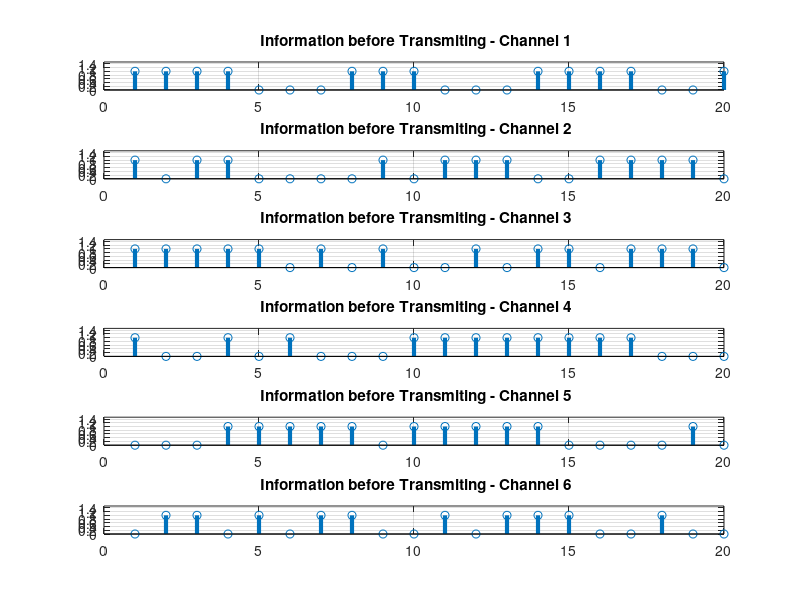

Here is the MATLAB script that generated this plot: (Note: this script raises an error after producing the figure.)
clc; clear variables; close all;

N = 5*10^5;

Pt = 0:2:40;			
pt = (10^-3)*db2pow(Pt);	

BW = 10^6;			
No = -174 + 10*log10(BW);				%
no = (10^-3)*db2pow(No);	 

d1 = 500; d2 = 200; d3 = 70; d4 = 500; d5 = 200; d6 = 70;	%Distances
a1 = 0.90; a2 = 0.08; a3 = 0.02; a4 = 0.90; a5 = 0.08; a6 = 0.02;	%Power allocation coefficients

eta = 4;	%Path loss exponent

%Generate Rayleigh fading channel for the six users
h1 = sqrt(d1^-eta)*(randn(N,1) + 1i*randn(N,1))/sqrt(2);
h2 = sqrt(d2^-eta)*(randn(N,1) + 1i*randn(N,1))/sqrt(2);
h3 = sqrt(d3^-eta)*(randn(N,1) + 1i*randn(N,1))/sqrt(2);
h4 = sqrt(d4^-eta)*(randn(N,1) + 1i*randn(N,1))/sqrt(2);
h5 = sqrt(d5^-eta)*(randn(N,1) + 1i*randn(N,1))/sqrt(2);
h6 = sqrt(d6^-eta)*(randn(N,1) + 1i*randn(N,1))/sqrt(2);

%Generate noise samples for the six users
n1 = sqrt(no)*(randn(N,1) + 1i*randn(N,1))/sqrt(2);
n2 = sqrt(no)*(randn(N,1) + 1i*randn(N,1))/sqrt(2);
n3 = sqrt(no)*(randn(N,1) + 1i*randn(N,1))/sqrt(2);
n4 = sqrt(no)*(randn(N,1) + 1i*randn(N,1))/sqrt(2);
n5 = sqrt(no)*(randn(N,1) + 1i*randn(N,1))/sqrt(2);
n6 = sqrt(no)*(randn(N,1) + 1i*randn(N,1))/sqrt(2);

%Generate random binary message data for the six users
x1 = randi([0 1],N,1);
x2 = randi([0 1],N,1);
x3 = randi([0 1],N,1);
x4 = randi([0 1],N,1);
x5 = randi([0 1],N,1);
x6 = randi([0 1],N,1);

figure(1)
subplot(6,1,1);
stem(x1, 'linewidth',3), grid on;
title('  Information before Transmiting - Channel 1 ');
axis([ 0 20 0 1.5]);
%plot(tt,y_in,'linewidth',3), grid on;

subplot(6,1,2);
stem(x2, 'linewidth',3), grid on;
title('  Information before Transmiting - Channel 2 ');
axis([ 0 20 0 1.5]);

subplot(6,1,3);
stem(x3, 'linewidth',3), grid on;
title('  Information before Transmiting - Channel 3 ');
axis([ 0 20 0 1.5]);

subplot(6,1,4);
stem(x4, 'linewidth',3), grid on;
title('  Information before Transmiting - Channel 4 ');
axis([ 0 20 0 1.5]);

subplot(6,1,5);
stem(x5, 'linewidth',3), grid on;
title('  Information before Transmiting - Channel 5 ');
axis([ 0 20 0 1.5]);

subplot(6,1,6);
stem(x6, 'linewidth',3), grid on;
title('  Information before Transmiting - Channel 6 ');
axis([ 0 20 0 1.5]);


%Create QPSKModulator and QPSKDemodulator objects
QPSKmod = comm.BPSKModulator;%('BitInput',true); 
%display(QPSKmod)
QPSKdemod = comm.BPSKDemodulator;%('BitOutput',true); 

%Perform QPSK modulation
xmod1 = step(QPSKmod, x1);
xmod2 = step(QPSKmod, x2);
xmod3 = step(QPSKmod, x3);
xmod4 = step(QPSKmod, x4);
xmod5 = step(QPSKmod, x5);
xmod6 = step(QPSKmod, x6);

x = sqrt(a1)*xmod1 + sqrt(a2)*xmod2 + sqrt(a3)*xmod3;
%disp(size(x))
x1_send = sqrt(a1)*xmod1;
x2_send = sqrt(a2)*xmod2;
x3_send = sqrt(a3)*xmod3;
x_2 = sqrt(a4)*xmod4 + sqrt(a5)*xmod5 + sqrt(a6)*xmod6;
x4_send = sqrt(a4)*xmod4;
x5_send = sqrt(a5)*xmod5;
x6_send = sqrt(a6)*xmod6;

for u = 1:length(Pt)
	
%Received signals
   y1 = sqrt(pt(u))*x.*h1 + n1;	%At user 1
   y2 = sqrt(pt(u))*x.*h2 + n2;	%At user 2
   y3 = sqrt(pt(u))*x.*h3 + n3;	%At user 3
   
   eq1 = y1./h1;
   eq2 = y2./h2;
   eq3 = y3./h3;
   
%Decode at user 1 (Direct decoding)
   dec1 = step(QPSKdemod, eq1);
   
%Decode at user 2
   dec12 = step(QPSKdemod, eq2);		
   dec12_remod = step(QPSKmod, dec12);		
   rem2 = eq2 - sqrt(a1*pt(u))*dec12_remod;	%SIC to remove U1's data
   dec2 = step(QPSKdemod, rem2);		
   
%Decode at user 3
   dec13 = step(QPSKdemod, eq3);		%Direct demodulation to get U1's data
   dec13_remod = step(QPSKmod, dec13);		%Remodulation of U1's data
   rem31 = eq3 - sqrt(a1*pt(u))*dec12_remod;	%SIC to remove U1's data
   dec23 = step(QPSKdemod, rem31);		%Direct demodulation of remaining signal to get U2's data
   dec23_remod = step(QPSKmod, dec23);		%Remodulation of U2's data
   rem3 = rem31 - sqrt(a2*pt(u))*dec23_remod;	%SIC to remove U2's data
   dec3 = step(QPSKdemod, rem3);		%Demodulate remaining signal to get U3's data
   
%BER calculation
   ber1(u) = biterr(dec1, x1)/N;
   ber2(u) = biterr(dec2, x2)/N;
   ber3(u) = biterr(dec3, x3)/N;
end

for u = 1:length(Pt)
	
%Received signals
   y4 = sqrt(pt(u))*x_2.*h4 + n4;	%At user 1
   y5 = sqrt(pt(u))*x_2.*h5 + n5;	%At user 2
   y6 = sqrt(pt(u))*x_2.*h6 + n6;	%At user 3
   
   eq4 = y4./h4;
   eq5 = y5./h5;
   eq6 = y6./h6;
   
%Decode at user 1 (Direct decoding)
   dec4 = step(QPSKdemod, eq4);
   
%Decode at user 2
   dec45 = step(QPSKdemod, eq5);		
   dec45_remod = step(QPSKmod, dec45);		
   rem5 = eq5 - sqrt(a4*pt(u))*dec45_remod;	%SIC to remove U1's data
   dec5 = step(QPSKdemod, rem5);		
   
%Decode at user 3
   dec46 = step(QPSKdemod, eq6);		%Direct demodulation to get U1's data
   dec46_remod = step(QPSKmod, dec46);		%Remodulation of U1's data
   rem64 = eq6 - sqrt(a4*pt(u))*dec45_remod;	%SIC to remove U1's data
   dec56 = step(QPSKdemod, rem64);		%Direct demodulation of remaining signal to get U2's data
   dec56_remod = step(QPSKmod, dec56);		%Remodulation of U2's data
   rem6 = rem64 - sqrt(a5*pt(u))*dec56_remod;	%SIC to remove U2's data
   dec6 = step(QPSKdemod, rem6);		%Demodulate remaining signal to get U3's data
   
%BER calculation
   ber4(u) = biterr(dec4, x4)/N;
   ber5(u) = biterr(dec5, x5)/N;
   ber6(u) = biterr(dec6, x6)/N;
end

C1 = xor(dec1,dec4);
C2 = xor(dec2,dec5);
C3 = xor(dec3,dec6);
%release(QPSKmod);
QPSKmod = comm.BPSKModulator;%('BitInput',true);
%class(QPSKmod)
QPSKdemod = comm.BPSKDemodulator;%('BitOutput',true); 

cmod1 = step(QPSKmod, C1);
cmod2 = step(QPSKmod, C2);
cmod3 = step(QPSKmod, C3);
%disp(size(C))

C = sqrt(a1)*cmod1 + sqrt(a2)*cmod2 + sqrt(a3)*cmod3;

for u = 1:length(Pt)
	
%Received signals
   y1_ = sqrt(pt(u))*C.*h1 + n1;	%At user 1
   %display(y1)
   y2_ = sqrt(pt(u))*C.*h2 + n2;	%At user 2
   y3_ = sqrt(pt(u))*C.*h3 + n3;	%At user 3
   
   eq1_ = y1./h1;
   eq2_ = y2./h2;
   eq3_ = y3./h3;
   
%Decode at user 1 (Direct decoding)
   dec1_ = step(QPSKdemod, eq1_);
   received_1 = or(dec1_,x1);
   
%Decode at user 2
   dec12_ = step(QPSKdemod, eq2_);	
   release(QPSKmod);
   dec12_remod_ = step(QPSKmod, dec12_);		
   rem2_ = eq2_ - sqrt(a1*pt(u))*dec12_remod_;	%SIC to remove U1's data
   dec2_ = step(QPSKdemod, rem2_);
   received_2 = or(dec2_,x2);
   
%Decode at user 3
   dec13_ = step(QPSKdemod, eq3_);		%Direct demodulation to get U1's data
   dec13_remod_ = step(QPSKmod, dec13_);		%Remodulation of U1's data
   rem31_ = eq3_ - sqrt(a1*pt(u))*dec12_remod_;	%SIC to remove U1's data
   dec23_ = step(QPSKdemod, rem31_);		%Direct demodulation of remaining signal to get U2's data
   dec23_remod_ = step(QPSKmod, dec23_);		%Remodulation of U2's data
   rem3_ = rem31_ - sqrt(a2*pt(u))*dec23_remod_;	%SIC to remove U2's data
   dec3_ = step(QPSKdemod, rem3_);		%Demodulate remaining signal to get U3's data
   received_3 = or(dec3_,x3);
   
%BER calculation
   ber1_(u) = biterr(dec1_, C1)/N;
   ber2_(u) = biterr(dec2_, C2)/N;
   ber3_(u) = biterr(dec3_, C3)/N;
end

for u = 1:length(Pt)
	
%Received signals
   y4_ = sqrt(pt(u))*C.*h4 + n4;	%At user 1
   y5_ = sqrt(pt(u))*C.*h5 + n5;	%At user 2
   y6_ = sqrt(pt(u))*C.*h6 + n6;	%At user 3
   
   eq4_ = y4./h4;
   eq5_ = y5./h5;
   eq6_ = y6./h6;
   
%Decode at user 1 (Direct decoding)
   dec4_ = step(QPSKdemod, eq4_);
   received_4 = or(dec4_,x4);
   
%Decode at user 2
   dec45_ = step(QPSKdemod, eq5_);	
   release(QPSKmod);
   dec45_remod_ = step(QPSKmod, dec45_);		
   rem5_ = eq5_ - sqrt(a4*pt(u))*dec45_remod_;	%SIC to remove U1's data
   dec5_ = step(QPSKdemod, rem5_);
   received_5 = or(dec5_,x5);
   
%Decode at user 3
   dec46_ = step(QPSKdemod, eq6_);		%Direct demodulation to get U1's data
   dec46_remod_ = step(QPSKmod, dec46_);		%Remodulation of U1's data
   rem64_ = eq6_ - sqrt(a4*pt(u))*dec45_remod_;	%SIC to remove U1's data
   dec56_ = step(QPSKdemod, rem64_);		%Direct demodulation of remaining signal to get U2's data
   dec56_remod_ = step(QPSKmod, dec56_);		%Remodulation of U2's data
   rem6_ = rem64_ - sqrt(a5*pt(u))*dec56_remod_;	%SIC to remove U2's data
   dec6_ = step(QPSKdemod, rem6_);		%Demodulate remaining signal to get U3's data
   received_6 = or(dec6_,x6);
   
%BER calculation
   ber4_(u) = biterr(dec4_, C1)/N;
   ber5_(u) = biterr(dec5_, C2)/N;
   ber6_(u) = biterr(dec6_, C3)/N;
end

figure(2)
subplot(6,1,1);
stem(received_1, 'linewidth',3), grid on;
title('  Information after Transmiting - Channel 1 ');
axis([ 0 20 0 1.5]);
%plot(tt,y_in,'linewidth',3), grid on;

subplot(6,1,2);
stem(received_2, 'linewidth',3), grid on;
title('  Information after Transmiting - Channel 2 ');
axis([ 0 20 0 1.5]);

subplot(6,1,3);
stem(received_3, 'linewidth',3), grid on;
title('  Information after Transmiting - Channel 3 ');
axis([ 0 20 0 1.5]);

subplot(6,1,4);
stem(received_4, 'linewidth',3), grid on;
title('  Information after Transmiting - Channel 4 ');
axis([ 0 20 0 1.5]);

subplot(6,1,5);
stem(received_5, 'linewidth',3), grid on;
title('  Information after Transmiting - Channel 5 ');
axis([ 0 20 0 1.5]);

subplot(6,1,6);
stem(received_6, 'linewidth',3), grid on;
title('  Information after Transmiting - Channel 6 ');
axis([ 0 20 0 1.5]);

figure(3)
semilogy(Pt, ber1, '-o', 'linewidth', 2); hold on; grid on;
semilogy(Pt, ber2, '-o', 'linewidth', 2);
semilogy(Pt, ber3, '-o', 'linewidth', 2);
semilogy(Pt, ber4, '-o', 'linewidth', 2);
semilogy(Pt, ber5, '-o', 'linewidth', 2);
semilogy(Pt, ber6, '-o', 'linewidth', 2);

xlabel('Transmit power (dBm)');
ylabel('BER');
legend('User 1 (Weakest user)', 'User 2', 'User 3 (Strongest user)','User 4 (Weakest user)', 'User 5', 'User 6 (Strongest user)');

figure(4)
semilogy(Pt, ber1_, '-o', 'linewidth', 2); hold on; grid on;
semilogy(Pt, ber2_, '-o', 'linewidth', 2);
semilogy(Pt, ber3_, '-o', 'linewidth', 2);




